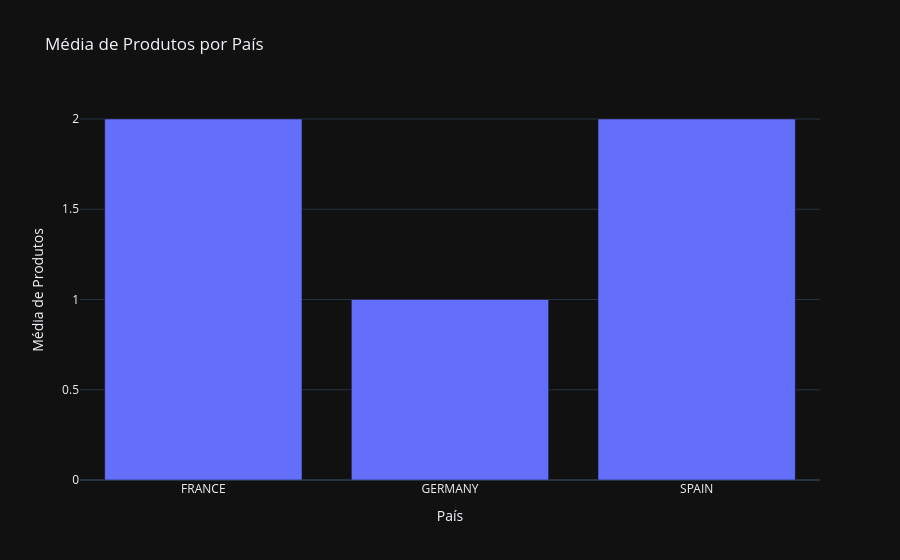

Source (notebook cell):
### Markdown cell above
**Variável Pais x Quantidade Produtos:**

### Code cell
# Calculando a mediana de produtos por país
media_produtos_por_pais = df.groupby('Pais')['Qtd_Produtos'].median().reset_index()

# Criar gráfico de barras
fig = px.bar(media_produtos_por_pais, x='Pais', y='Qtd_Produtos',
             title='Média de Produtos por País',
             labels={'Qtd_Produtos': 'Média de Produtos', 'Pais': 'País'})
fig.show()

### Figure 1 — Plotly figure (JSON) as saved in the notebook; plotly's stock layout.template omitted (floating-point values rounded to 4 significant figures)
{"data": [{"hovertemplate": "País=%{x}<br>Média de Produtos=%{y}<extra></extra>", "legendgroup": "", "marker": {"color": "#636efa", "pattern": {"shape": ""}}, "name": "", "orientation": "v", "showlegend": false, "textposition": "auto", "x": ["FRANCE", "GERMANY", "SPAIN"], "xaxis": "x", "y": [2.0, 1.0, 2.0], "yaxis": "y", "type": "bar"}], "layout": {"xaxis": {"anchor": "y", "domain": [0.0, 1.0], "title": {"text": "País"}}, "yaxis": {"anchor": "x", "domain": [0.0, 1.0], "title": {"text": "Média de Produtos"}}, "legend": {"tracegroupgap": 0}, "title": {"text": "Média de Produtos por País"}, "barmode": "relative"}}
